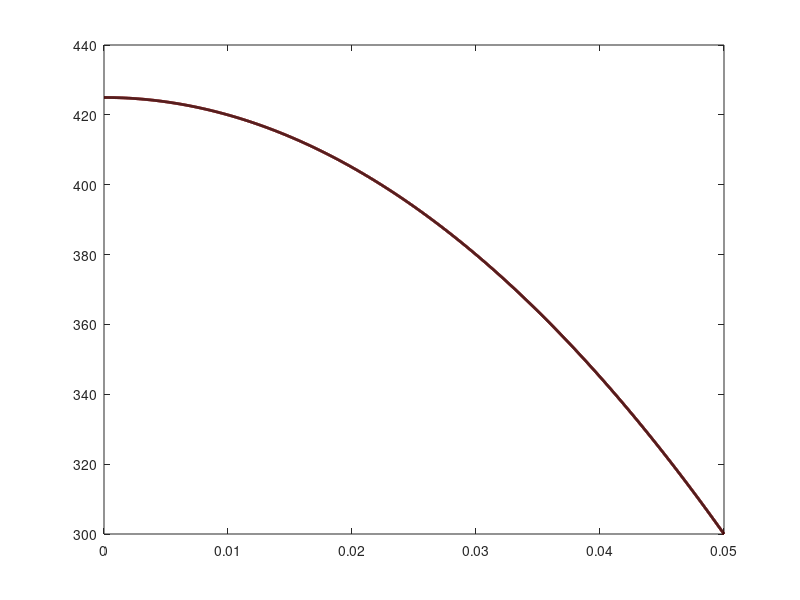

Write the MATLAB code that produced this figure.
% In an infinite wall of thickness δ = 50 mm (see Fig. 1) with thermal conductivity k = 5 W/(m·K),
% there is a volumetric heat generation of [q''' = 500 kW/m³. Surface A is adiabatic, while surface B
% is maintained at a constant temperature T₀ = 300 K.
% Assuming the problem is 1D along x, analytically calculate and plot the temperature distribution within the wall.
% Then, recalculate the temperature distribution using the finite difference method and compare the numerical solution
% with the analytical one. Finally, verify energy conservation.

% Laib 3, exercise 1
% Simone Canevarolo
% S269893
% 28/10/2024

clear all
close all
clc

ll = 50e-3; % m
kk = 5; % W/m/K
qv = 500e3; % W/m^3
T0 = 300; % K

dx = 1e-5;
xx = (0:dx:ll)';
Nx = length(xx);

sub_diag = ones(Nx,1);
main_diag = -2*ones(Nx,1);
sup_diag = sub_diag;

Band = [[sub_diag(2:end);0], main_diag, [0;sup_diag(1:end-1)]];
AA = spdiags(Band,-1:1,Nx,Nx);

bb = -qv*dx^2/kk*ones(Nx,1);

AA(1,1) = -1;
AA(1,2) = 1;
bb(1) = 0;

AA(end,end-1) = 0;
AA(end,end) = 1;
bb(end) = T0;

TT = AA\bb;

plot(xx,TT,"r",'Linewidth',2)
hold on

AA(1,1) = -1;
AA(1,2) = 1;
bb(1) = qv*dx^2/2/kk;

plot(xx,TT,"k",'LineWidth',2)
hold off

% Energy conservation

flow_in = qv*ll;
flow_out = abs(kk/dx*(TT(end-1)-TT(end)));
err1 = abs(flow_out - flow_in)/abs(flow_in);
fprintf('Relative mistake is %.5f with method 1\n',err1)
flow_out_2 = abs(kk/dx*(TT(end-1)-TT(end))+qv*dx/2);
err2 = abs(flow_out_2 - flow_in)/abs(flow_in);
fprintf('Relative mistake is %.5f with method 2\n',err2)
